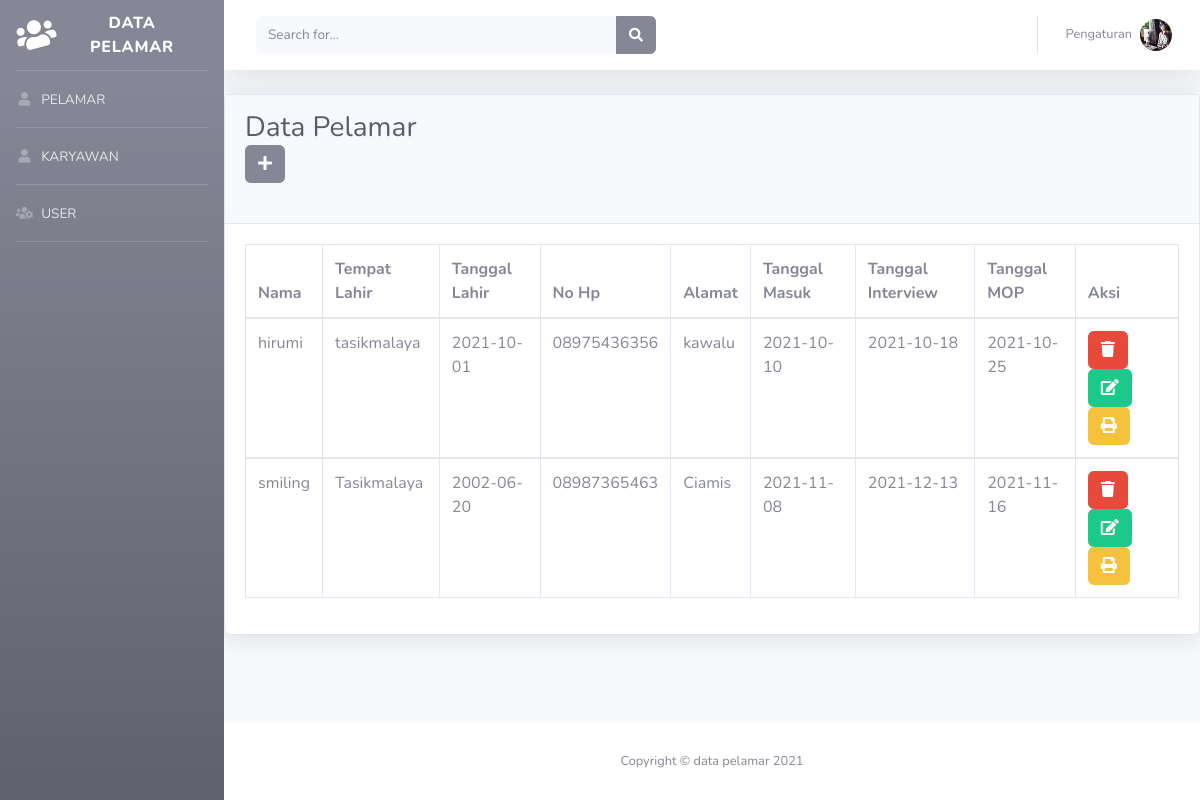
The page /index.php/pelamar on the database its author committed.
### tables this page shows
CREATE TABLE `tbl_pelamar` (
  `nip` int(4) NOT NULL,
  `nama_pelamar` varchar(50) NOT NULL,
  `tempat_lahir` varchar(50) NOT NULL,
  `tl` date NOT NULL,
  `no_hp` varchar(15) NOT NULL,
  `alamat` text NOT NULL,
  `tgl_masuk` date NOT NULL,
  `tgl_interview` date NOT NULL,
  `tgl_mop` date NOT NULL
);

### application/controllers/Pelamar.php (called while the page is built, shortened)
<?php
class Pelamar extends CI_Controller {
    function __construct()
    {
        $this->load->model('Pelamar_model', 'pm');
    }
    function index()
    {
        $data['pelamar'] = $this->pm->pelamar();
        $this->load->view('template/header');
        $this->load->view('admin/index', $data);
        $this->load->view('template/footer');
    }
}

### index.php (called while the page is built, shortened)
<?php
require_once BASEPATH.'core/CodeIgniter.php';

### application/models/Pelamar_model.php (called while the page is built, shortened)
<?php
class Pelamar_model extends CI_Model {
    function pelamar()
    {
        return $this->db->get('tbl_pelamar')->result();
    }
}

### application/views/admin/index.php (the view, shortened to what this page needs)
    <div class="card shadow mb-4">
        <div class="card-header py-3">
            <h1 class="h3 mb-4 text-gray-800">Data Pelamar
            <div class="table-responsive">
            <a href="<?= base_url('Pelamar/tambah')?>">
            <button class="btn btn-secondary btn-"><i class="fa fa-plus"></i></button>
            </a>
        </div>
        <div class="card-body">
            <div class="table-responsive">
                <table class="table table-bordered" id="dataTable" width="100%" cellspacing="0">
                    <thead>
                        <tr>
                            <th>Nama</th>
                            <th>Tempat Lahir</th>
                            <th>Tanggal Lahir</th>
                            <th>No Hp</th>
                            <th>Alamat</th>
                            <th>Tanggal Masuk</th>
                            <th>Tanggal Interview</th>
                            <th>Tanggal MOP</th>
                            <th>Aksi</th>
                        </tr>
                    </thead>
                   <?php
                   foreach($pelamar as $pm):
                   ?>
                    <tbody>
                        <td><?= $pm->nama_pelamar ?></td>
                        <td><?= $pm->tempat_lahir ?></td>
                        <td><?= $pm->tl ?></td>
                        <td><?= $pm->no_hp ?></td>
                        <td><?= $pm->alamat?></td>
                        <td><?= $pm->tgl_masuk?></td>
                        <td><?= $pm->tgl_interview?></td>
                        <td><?= $pm->tgl_mop?></td>
                        <td>
                        <a href="<?= base_url('Pelamar/hapus_p/'.$pm->nip)?>">
                        <button class="btn btn-danger btn-"><i class="fa fa-trash"></i></button>
                        </a>
                        <a href="<?= base_url('Pelamar/edit_p/'.$pm->nip)?>">
                        <button class="btn btn-success btn-"><i class="fa fa-edit"></i></button>
                        </a>
                        <a href="<?=base_url("Pelamar/print_pelamar/".$pm->nip)?>" class="btn btn-warning btn-"><i class="fa fa-print"></i></a>
                        </td>
                    </tbody>
                    <?php
                    endforeach;
                    ?>
                </table>
            </div>
        </div>
    </div>
</div>

### application/views/template/header.php (shortened to what this page needs)
<!DOCTYPE html>
<html lang="en">
<head>
    <link href="<?= base_url('template/') ?>vendor/fontawesome-free/css/all.min.css" rel="stylesheet" type="text/css">
    <link href="<?= base_url('template/') ?>css/sb-admin-2.min.css" rel="stylesheet">
</head>
<body id="page-top">
    <div id="wrapper">
        <ul class="navbar-nav bg-gradient-secondary sidebar sidebar-dark accordion" id="accordionSidebar">
            <a class="sidebar-brand d-flex align-items-center justify-content-center" >
                <div class="sidebar-brand-icon rotate-n-15">
                <i class="fas fa-fw fa-users"></i>
                </div>
                <div class="sidebar-brand-text mx-3">DATA PELAMAR</div>
            </a>
            <hr class="sidebar-divider my-0">
            <li class="nav-item">
                <a class="nav-link" href="<?= base_url('Pelamar/index') ?>">
                    <i class="fas fa-fw fa-user"></i>
                    <span>PELAMAR</span></a>
            </li>
            <hr class="sidebar-divider my-0">
             <li class="nav-item">
                <a class="nav-link" href="<?= base_url('Karyawan/index') ?>">
                    <i class="fas fa-fw fa-user"></i>
                    <span>KARYAWAN</span></a>
            </li>
            <hr class="sidebar-divider my-0">
             <li class="nav-item">
                <a class="nav-link" href="<?= base_url('User/index') ?>">
                    <i class="fas fa-fw fa-users-cog"></i>
                    <span>USER</span></a>
            </li>
            <hr class="sidebar-divider my-0">
        </ul>
        <div id="content-wrapper" class="d-flex flex-column">
            <div id="content">
                <nav class="navbar navbar-expand navbar-light bg-white topbar mb-4 static-top shadow">
                    <form
                        class="d-none d-sm-inline-block form-inline mr-auto ml-md-3 my-2 my-md-0 mw-100 navbar-search">
                        <div class="input-group">
                            <input type="text" class="form-control bg-light border-0 small" placeholder="Search for..."
                                aria-label="Search" aria-describedby="basic-addon2">
                            <div class="input-group-append">
                                <button class="btn btn-secondary" type="button">
                                    <i class="fas fa-search fa-sm"></i>
                                </button>
                            </div>
                        </div>
                    </form>
                    <ul class="navbar-nav ml-auto">
                        <li class="nav-item dropdown no-arrow">
                            <a class="nav-link dropdown-toggle" href="#" id="userDropdown" role="button"
                                data-toggle="dropdown" aria-haspopup="true" aria-expanded="false">
                                <span class="mr-2 d-none d-lg-inline text-gray-600 small">Pengaturan</span>
                                <img class="img-profile rounded-circle"
                                    src="<?= base_url('template/'); ?>/img/01.jpg">
                            </a>
                        </li>
                    </ul>
                </nav>

### application/views/template/footer.php (shortened to what this page needs)
            <footer class="sticky-footer bg-white">
                <div class="container my-auto">
                    <div class="copyright text-center my-auto">
                        <span>Copyright &copy; data pelamar 2021</span>
                    </div>
                </div>
            </footer>
        </div>
    </div>
</body>
</html>

### rows shown on the page
tbl_pelamar: nama_pelamar "hirumi", tempat_lahir "tasikmalaya", tl "2021-10-01", no_hp "08975436356", alamat "kawalu", tgl_masuk "2021-10-10", tgl_interview "2021-10-18", tgl_mop "2021-10-25"
tbl_pelamar: nama_pelamar "smiling", tempat_lahir "Tasikmalaya", tl "2002-06-20", no_hp "08987365463", alamat "Ciamis", tgl_masuk "2021-11-08", tgl_interview "2021-12-13", tgl_mop "2021-11-16"
